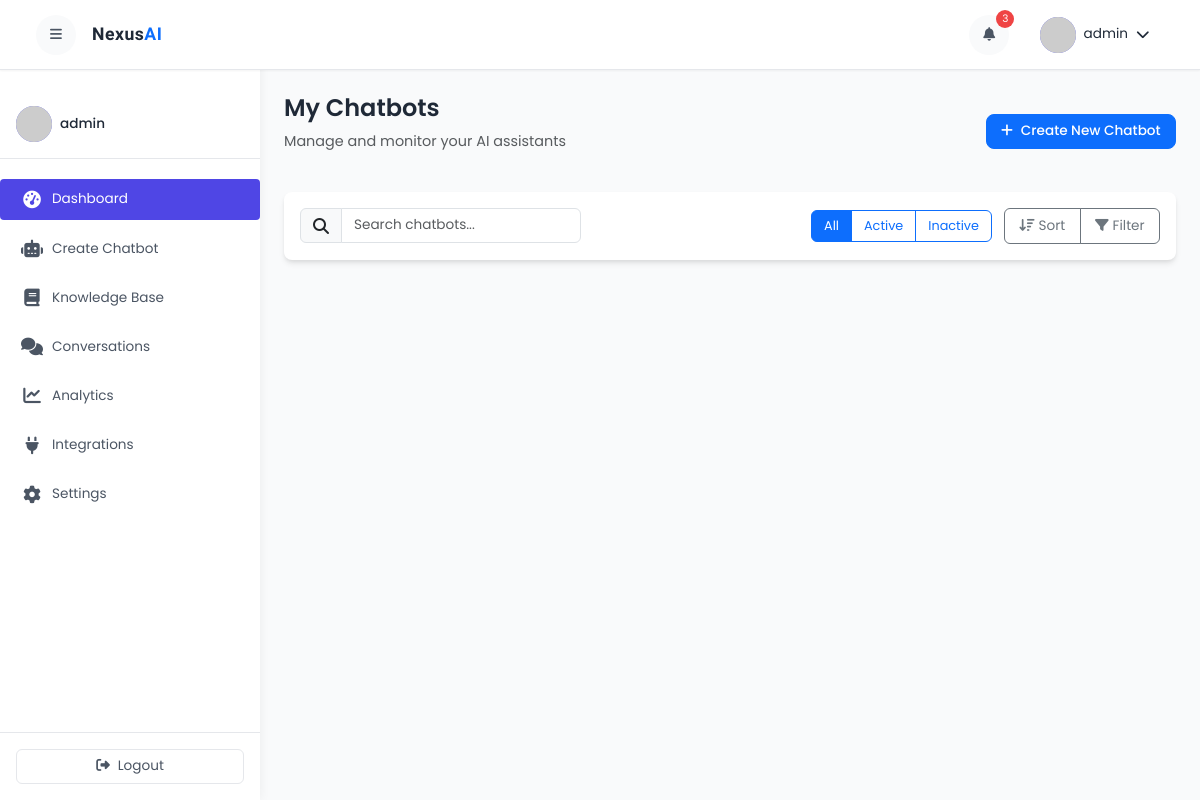
/chat/dashboard/ (signed in), run on an earlier commit of the app's database.
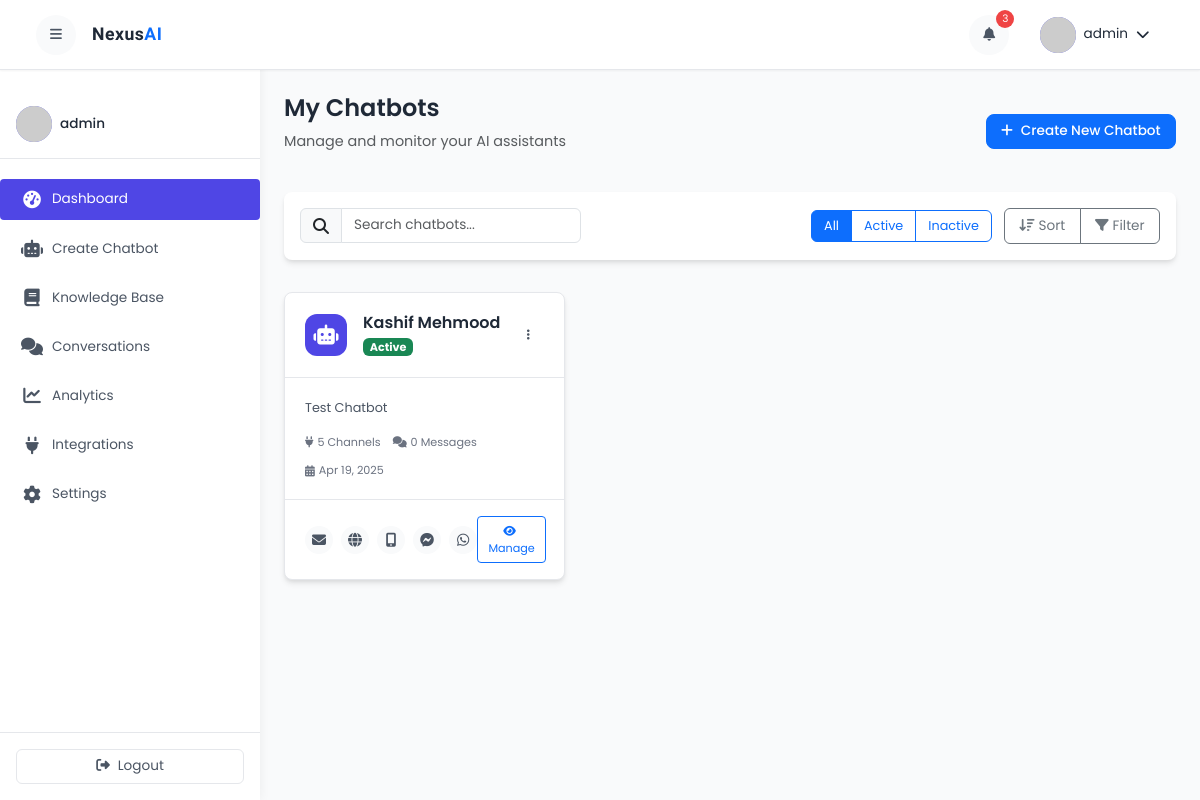
And on a later commit of the database.
### chat/models.py (models this page shows, shortened)
class Chatbot(models.Model):
    chatbot_id = models.UUIDField(primary_key=True, default=uuid.uuid4, editable=False)
    user = models.ForeignKey(User, on_delete=models.CASCADE)
    name = models.CharField(max_length=255, default="New Chatbot")
    description = models.TextField(null=True, blank=True)
    prompt = models.TextField(null=True, blank=True)
    llm_provider = models.CharField(max_length=255, choices=LLM_PROVIDER_CHOICES, default='openai')
    llm_model = models.CharField(max_length=255, choices=LLM_MODEL_CHOICES, default='gpt-4o-mini')
    is_active = models.BooleanField(default=True)
    is_public = models.BooleanField(default=False)
    created_at = models.DateTimeField(auto_now_add=True)
    updated_at = models.DateTimeField(auto_now=True)
    def get_messages_count(self):
        messages = 0
        conversation = Conversation.objects.filter(chatbot=self)
        for chat in conversation:
            messages += chat.messages.count()
        return messages

class Channel(models.Model):
    channel_id = models.UUIDField(primary_key=True, default=uuid.uuid4, editable=False)
    chatbot = models.ForeignKey(Chatbot, on_delete=models.CASCADE)
    channel_type = models.CharField(max_length=255, choices=CHANNEL_TYPE_CHOICES)
    created_at = models.DateTimeField(auto_now_add=True)
    updated_at = models.DateTimeField(auto_now=True)

### chat/views.py (the view)
# urls.py: path('dashboard/', views.dashboard, name='dashboard'),
@login_required
def dashboard(request):
    chatbots = Chatbot.objects.filter(user=request.user)
    channels = Channel.objects.filter(chatbot__in=chatbots)
    conversations = Conversation.objects.filter(chatbot__in=chatbots)
    context = {
        'chatbots': chatbots,
        'channels': channels,
        'conversations': conversations
    }
    return render(request, 'dashboard/dashboard.html', context)

### templates/dashboard/dashboard.html (shortened to what the changed rows need)
{% extends 'common/dashboard_base.html' %}
{% block content %}
<div class="dashboard-header">
    <div class="row align-items-center mb-4">
        <div class="col-md-6">
            <h1 class="page-title">My Chatbots</h1>
        </div>
    </div>
</div>
<div class="chatbot-grid">
    <div class="row">
        {% for chatbot in chatbots %}
        <div class="col-md-6 col-lg-4 mb-4">
            <div class="chatbot-card">
                <div class="chatbot-card-header">
                    <div class="d-flex align-items-center">
                        <div class="chatbot-avatar">
                            <i class="fas fa-robot"></i>
                        </div>
                        <div class="ms-3">
                            <h5 class="chatbot-name">{{ chatbot.name }}</h5>
                            <span class="badge bg-success">{{ chatbot.is_active|yesno:"Active,Inactive" }}</span>
                        </div>
                    </div>
                    <div class="dropdown">
                        <button class="btn btn-sm btn-icon" type="button" id="dropdownMenuButton1" data-bs-toggle="dropdown" aria-expanded="false">
                            <i class="fas fa-ellipsis-v"></i>
                        </button>
                    </div>
                </div>
                <div class="chatbot-card-body">
                    <p class="chatbot-description">{{ chatbot.description }}</p>
                    <div class="chatbot-meta">
                        <div class="chatbot-meta-item">
                            <i class="fas fa-plug me-1"></i>
                            <span>{{ channels.count }} Channels</span>
                        </div>
                        <div class="chatbot-meta-item">
                            <i class="fas fa-comments me-1"></i>
                            <span>{{ chatbot.get_messages_count }} Messages</span>
                        </div>
                        <div class="chatbot-meta-item">
                            <i class="fas fa-calendar-alt me-1"></i>
                            <span>{{ chatbot.created_at|date:"M d, Y" }}</span>
                        </div>
                    </div>
                </div>
                <div class="chatbot-card-footer">
                    <div class="channels">
                        {% for channel in channels %}
                        <span class="channel-icon" title="{{ channel.get_channel_type_display }}">
                            {% if channel.channel_type == 'whatsapp' %}
                                <i class="fab fa-whatsapp"></i>
                            {% elif channel.channel_type == 'messenger' %}
                                <i class="fab fa-facebook-messenger"></i>
                            {% elif channel.channel_type == 'email' %}
                                <i class="fas fa-envelope"></i>
                            {% elif channel.channel_type == 'web' %}
                                <i class="fas fa-globe"></i>
                            {% elif channel.channel_type == 'sms' %}
                                <i class="fas fa-mobile-alt"></i>
                            {% endif %}
                        </span>
                        {% endfor %}
                    </div>
                    <div class="action-buttons">
                        <a href="{% url 'chat:edit_chatbot_page' chatbot.chatbot_id %}" class="btn btn-sm btn-outline-primary"><i class="fas fa-eye me-1"></i>Manage</a>
                    </div>
                </div>
            </div>
        </div>
        {% endfor %}
    </div>
</div>
{% endblock %}

What changed in the data, as far as the page shows it:
added Chatbot: name "Kashif Mehmood", is_active "Active", description "Test Chatbot", count "5", get_messages_count "0", created_at "Apr 19, 2025"
added Channel: channel_type "email" (drawn)
added Channel: channel_type "web" (drawn)
added Channel: channel_type "sms" (drawn)
added Channel: channel_type "messenger" (drawn)
added Channel: channel_type "whatsapp" (drawn)
